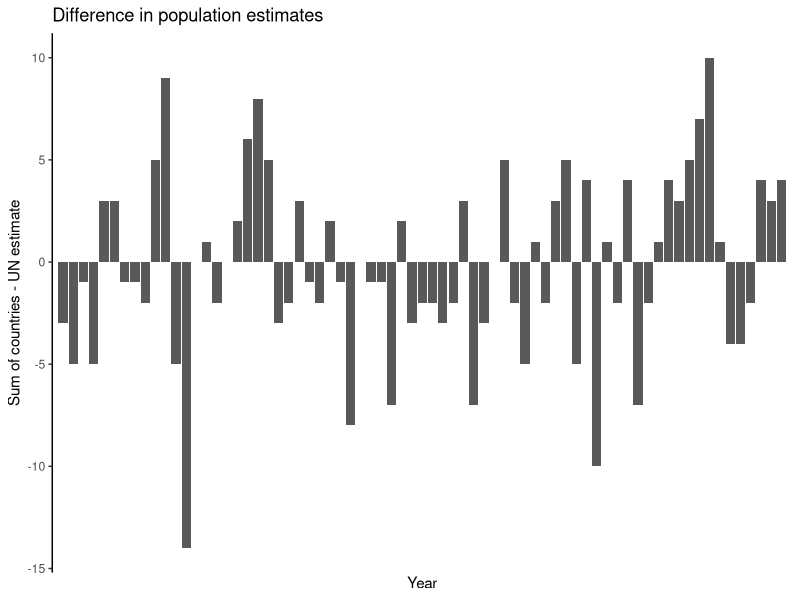
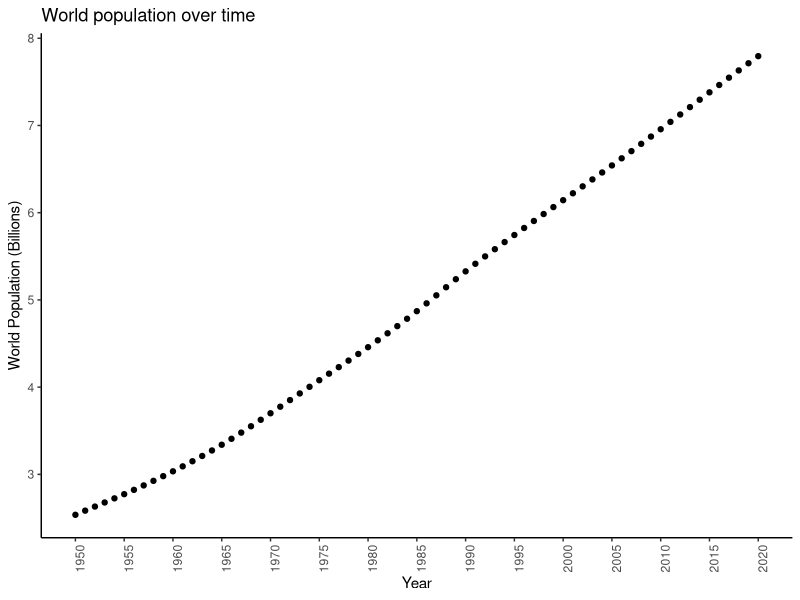
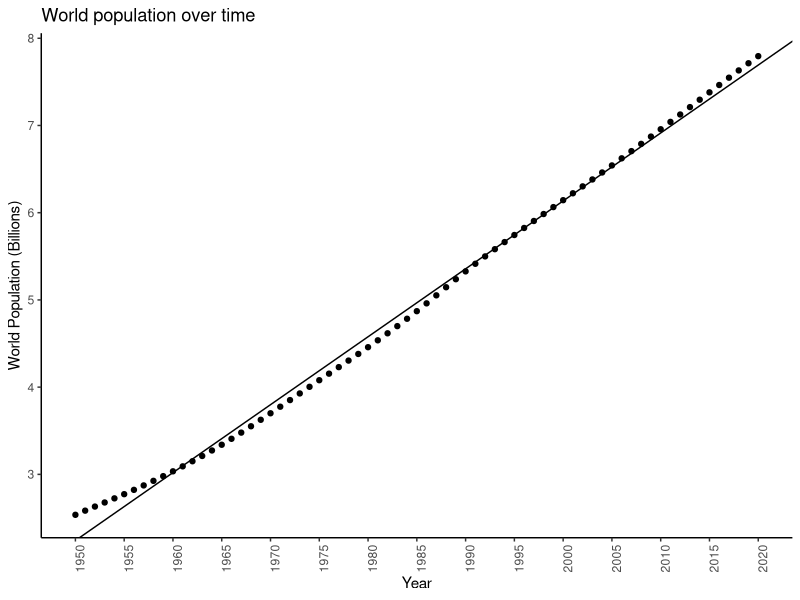
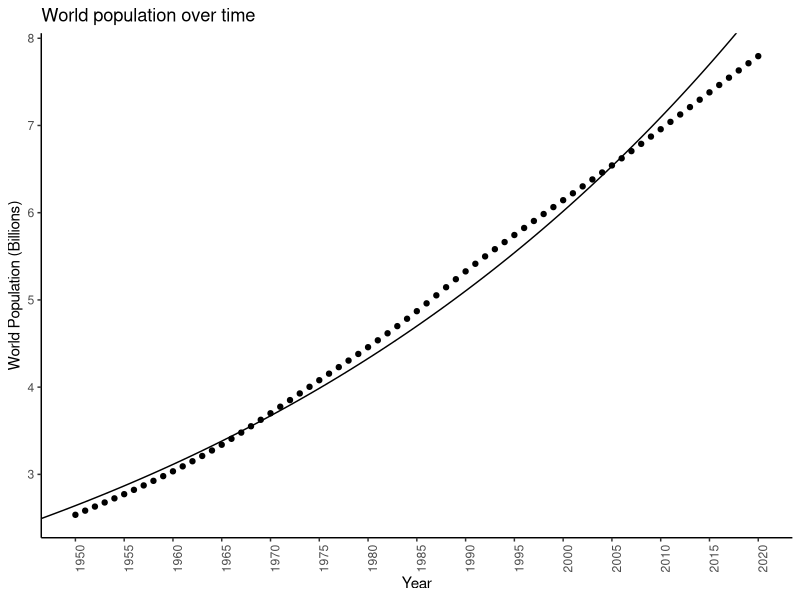
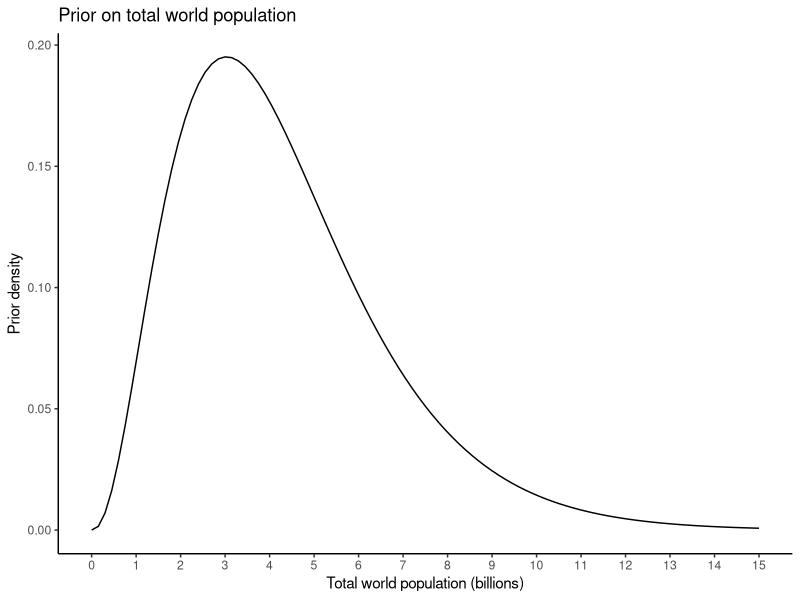
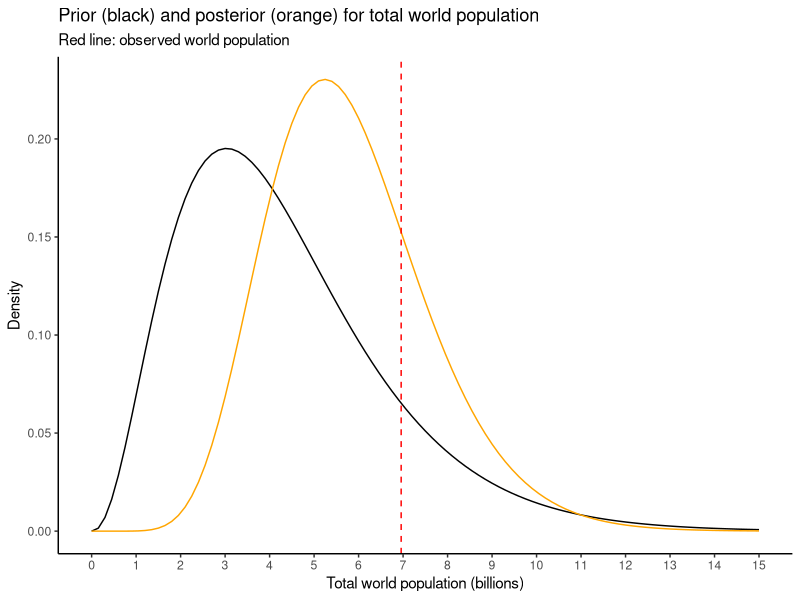

The R source for these figures, in order:
## ---- chunk 1
library(tidyverse)
## ---- chunk 2
worldpop <- readr::read_csv(
  file = "data/worldpop/worldpop-estimates.csv",
  col_names = TRUE,
  col_types = stringr::str_c(c("c",rep("n",71)),collapse = "")
)
glimpse(worldpop)
## ---- chunk 3
remove_space <- function(x) stringr::str_remove_all(x," ")
worldpop <- readr::read_csv(
  file = "data/worldpop/worldpop-estimates.csv",
  col_names = TRUE,
  col_types = stringr::str_c(rep("c",72),collapse = "")
) %>%
  # Remove the space
  mutate_at(vars(`1950`:`2020`),remove_space) %>%
  # Convert to numeric
  mutate_at(vars(`1950`:`2020`),as.numeric)
glimpse(worldpop)
## ---- chunk 4
worldpop <- worldpop %>%
  pivot_longer(
    `1950`:`2020`,
    names_to = "year",
    values_to = "population"
  ) %>%
  mutate(year = as.numeric(year))
glimpse(worldpop)




  
## ---- chunk 5
worldpop_summed <- worldpop %>%
  filter(country != "WORLD") %>%
  group_by(year) %>%
  summarize(worldpop = sum(population))

worldpop_un <- worldpop %>% filter(country == "WORLD")

worldpop_joined <- inner_join(worldpop_summed,worldpop_un,by = "year")
glimpse(worldpop_joined)
worldpop_joined %>%
  ggplot(aes(x = year,y = worldpop - population)) +
  theme_classic() + 
  geom_bar(stat = "identity") +
  theme(axis.text.x = element_text(angle = 90)) +
  labs(title = "Difference in population estimates",
       x = "Year",
       y = "Sum of countries - UN estimate") +
  scale_x_discrete(breaks = as.character(seq(1950,2020,by=5)))
## ---- chunk 6
remove_comma <- function(x) stringr::str_remove_all(x,",")
worldpop_pred_median <- readr::read_csv(
  file = "data/worldpop/worldpop-pred-median.csv",
  col_names = TRUE,
  col_types = stringr::str_c(rep("c",18),collapse = "")
) %>%
  # Remove the commas. R already removed the quotes.
  mutate_at(vars(`2020`:`2100`),remove_comma) %>%
  # Convert to numeric
  mutate_at(vars(`2020`:`2100`),as.numeric) %>%
  # Pivot to long format
  pivot_longer(
    `2020`:`2100`,
    names_to = "year",
    values_to = "population"
  ) %>%
  mutate(year = as.numeric(year))
glimpse(worldpop_pred_median)
## ---- chunk 7
worldpop_pred_lower95 <- readr::read_csv(
  file = "data/worldpop/worldpop-pred-lower95.csv",
  col_names = TRUE,
  col_types = stringr::str_c(rep("c",18),collapse = "")
) %>%
  # Remove the commas. R already removed the quotes.
  mutate_at(vars(`2020`:`2100`),remove_comma) %>%
  # Convert to numeric
  mutate_at(vars(`2020`:`2100`),as.numeric) %>%
  # Pivot to long format
  pivot_longer(
    `2020`:`2100`,
    names_to = "year",
    values_to = "population_lower95"
  ) %>%
  mutate(year = as.numeric(year))
worldpop_pred_upper95 <- readr::read_csv(
  file = "data/worldpop/worldpop-pred-upper95.csv",
  col_names = TRUE,
  col_types = stringr::str_c(rep("c",18),collapse = "")
) %>%
  # Remove the commas. R already removed the quotes.
  mutate_at(vars(`2020`:`2100`),remove_comma) %>%
  # Convert to numeric
  mutate_at(vars(`2020`:`2100`),as.numeric) %>%
  # Pivot to long format
  pivot_longer(
    `2020`:`2100`,
    names_to = "year",
    values_to = "population_upper95"
  ) %>%
  mutate(year = as.numeric(year))

worldpop_pred <- worldpop_pred_median %>%
  inner_join(worldpop_pred_lower95,by = c("country","year")) %>%
  inner_join(worldpop_pred_upper95,by = c("country","year"))

glimpse(worldpop_pred)
## ---- chunk 8
worldpopplot <- worldpop %>%
  filter(country=='WORLD') %>%
  ggplot(aes(x = year,y = population)) +
  theme_classic() +
  geom_point() +
  theme(axis.text.x = element_text(angle = 90)) +
  labs(title = "World population over time",
       x = "Year",
       y = "World Population (Billions)") +
  scale_x_continuous(breaks = seq(1950,2020,by=5)) +
  scale_y_continuous(labels = function(x) x*1e-06)
worldpopplot
## ---- chunk 9
popofworld <- worldpop %>% filter(country == 'WORLD') %>% pull(population)
cat("Mean: ",mean(diff(popofworld)),"\n")
## ---- chunk 10
diffmod <- lm(population ~ as.numeric(year),data = filter(worldpop,country == 'WORLD'))
summary(diffmod)
unname(coef(diffmod)[2]) # Should be close to the mean difference
## ---- chunk 11
worldpopplot + geom_abline(slope = coef(diffmod)[2],intercept = coef(diffmod)[1])
## ---- chunk 12
logpopdat <- worldpop %>%
  filter(country == 'WORLD') %>%
  mutate(logpopulation = log(population))
logmodel <- lm(logpopulation ~ year,data = logpopdat)
## ---- chunk 13
summary(logmodel)
exp(unname(coef(logmodel)[2])) - 1 # Delta
## ---- chunk 14
logpopdat %>%
  ggplot(aes(x = year,y = logpopulation)) +
  theme_classic() + 
  geom_point() +
  geom_abline(slope = coef(logmodel)[2],intercept = coef(logmodel)[1]) + 
  coord_trans(y = "exp") + 
  theme(axis.text.x = element_text(angle = 90)) +
  labs(title = "World population over time",
       x = "Year",
       y = "World Population (Billions)") +
  scale_x_continuous(breaks = seq(1950,2020,by=5)) +
  scale_y_continuous(breaks = log(3:8 * 1e06),labels = function(x) exp(x)*1e-06)
## ---- chunk 15
alpha <- 3.358
beta <- 0.778
priorplot <- tibble(xx = seq(0,15,length.out = 10000)) %>%
  ggplot(aes(x = xx)) +
  theme_classic() + 
  stat_function(fun = dgamma,args = list(shape = alpha,rate = beta)) +
  labs(title = "Prior on total world population",
       x = "Total world population (billions)",
       y = "Prior density") + 
  scale_x_continuous(breaks = seq(0,15,by = 1),labels = function(x) scales::comma(x))
priorplot
## ---- chunk 16
observedpop <- worldpop %>% filter(country == 'WORLD',year == 2010) %>% pull(population)
observedpop <- observedpop * 1e-06 # Convert to billions, from thousands
priorplot +
  stat_function(fun = dgamma,args = list(shape = alpha + observedpop,rate = beta+1),colour = "orange") +
  geom_vline(xintercept = observedpop,linetype = 'dashed',colour='red') +
  labs(title = "Prior (black) and posterior (orange) for total world population",
       subtitle = "Red line: observed world population",
       y = "Density")
## ---- chunk 17
getgammaparams <- function(qlower,qupper) {
    error <- function(x) {
      alpha <- exp(x[1])
      beta <- exp(x[2])
      
      e1 <- qgamma(.025,alpha,beta) - qlower
      e2 <- qgamma(.975,alpha,beta) - qupper
      
      e1^2 + e2^2
  }
  erd <- function(x) numDeriv::grad(error,x)
  opt <- optim(c(1,1),error,erd,method = "BFGS")
  out <- exp(opt$par)
  names(out) <- c('alpha','beta')
  out
}
## ---- chunk 18
getgammaparams(1,10)
## ---- chunk 19
getgammaparams(.1,15)
